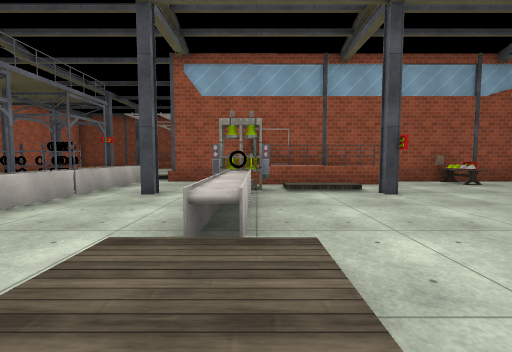
View 1 (above)

15 first-person views from a walk through a 3-D level made in the Unity game engine. The camera is 1.3 m above the floor, tilts 4° down and sees 90° across. The floor is counted in squares, 2 m on a side. Each view is taken from the middle of a square. On the plan, view 1 faces up. The plan holds only what a view shows up to about 9 squares ahead; the rest is blank. The player character is not drawn. Some animated figures are left out. Door leaves are left out, so doorways stand open. Surface patterns are stand-ins for the level's own textures.

View 2
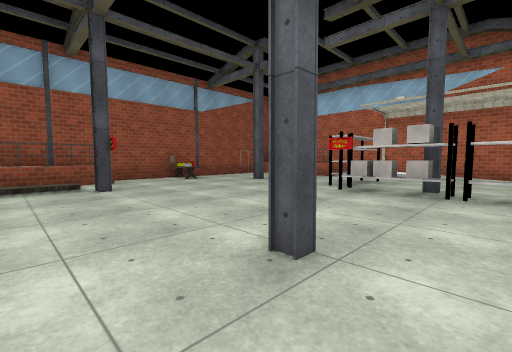

View 3
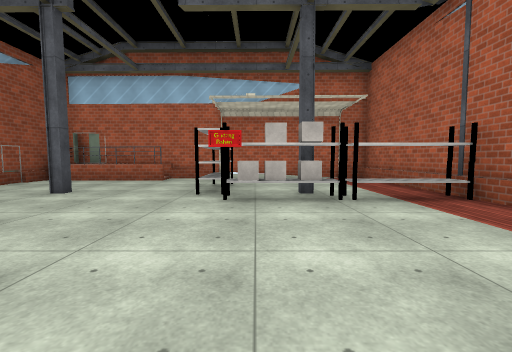

View 4
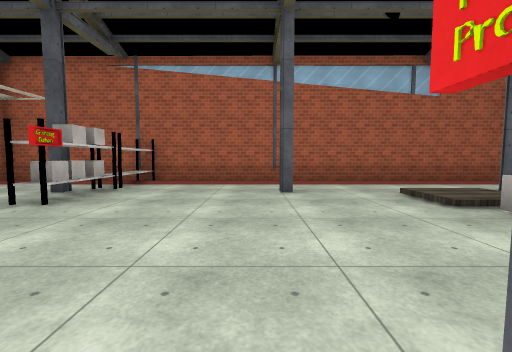

View 5
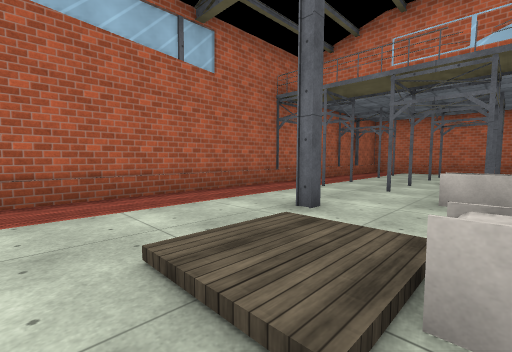

View 6
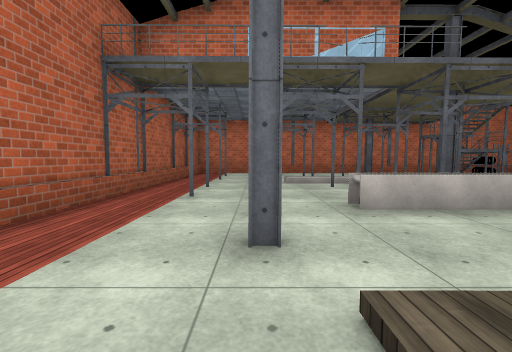

View 7
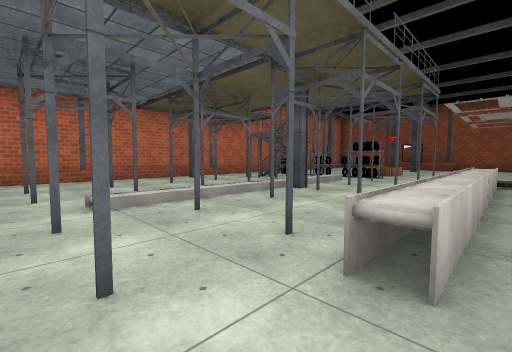

View 8
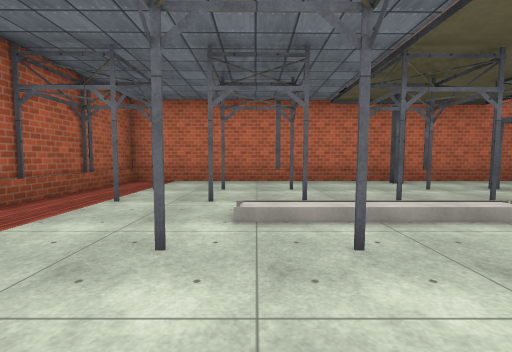

View 9
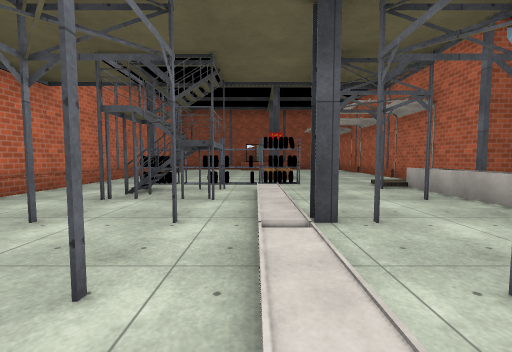

View 10
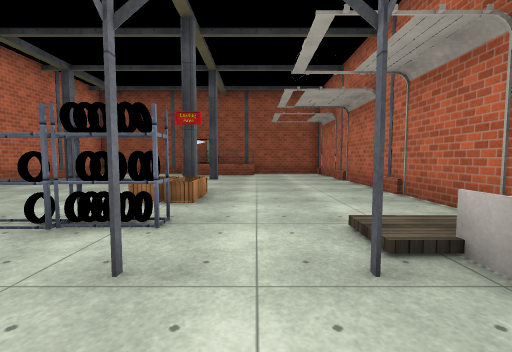

View 11
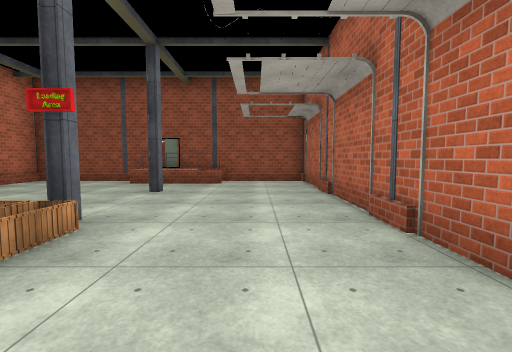

View 12
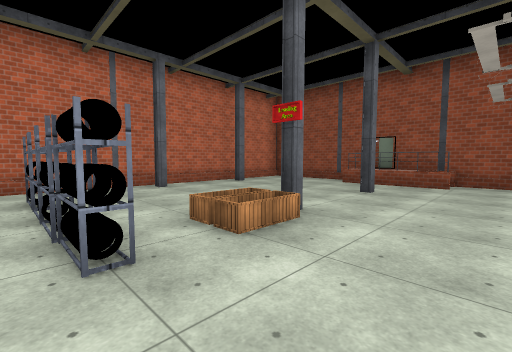

View 13
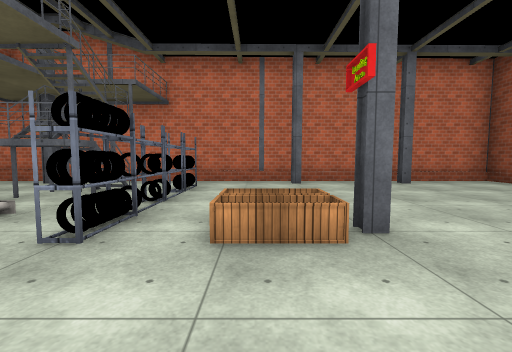

View 14
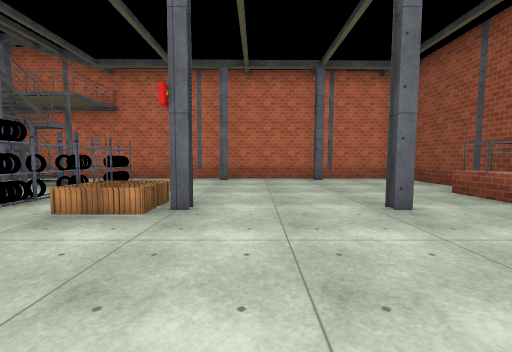

View 15
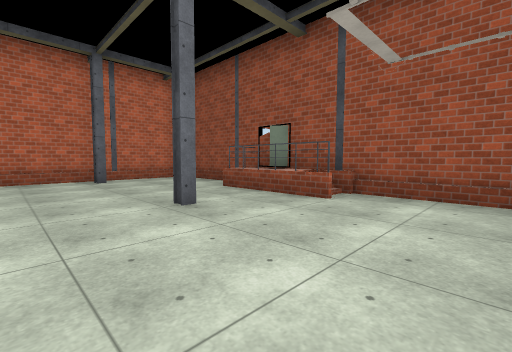

### Floor plan
Key: @ floor where view 1 was taken; # wall or solid block; . main floor; : floor 0.25 m higher than the main floor; + floor 1 m higher than the main floor; / step, stairs or slope; D open door; = window, fence, low wall or low ledge; O other object.
Columns run from 12 left of view 1 to 11 right of it. Each row starts with its distance up from view 1.
 17 ####DD#####
 16 #...DD##..O
 15 #.........#
 14 #.....#...#
 13 #.........O
 12 #.........#
 11 #.....#...#
 10 #....OO...#
  9 #.........O
  8 #.OOOOO./:#
  7 #..=###.O.## D###O#####
  6 #..##/#.O........O....+#
  5 #..##//.O.#O .#....#../#
  4 #..../..O...O........=/=
  3 #..##//.O...O..........=
  2 #..##//.O...O......OO. =
  1 #..../...../:.....O... #
  0 #..##.....#.@.#...O....#
 -1 #..##.............O....#
 -2 #.................O....=
 -3 #######################

Positions as (right, up) in squares from view 1, and headings:
1: (0, 0), facing up
2: (1, -1), facing up-right
3: (2, 1), facing right
4: (3, 5), facing down
5: (1, 2), facing down-left
6: (0, 0), facing left
7: (-3, 0), facing up-left
8: (-4, 1), facing left
9: (-7, 2), facing up
10: (-5, 6), facing up
11: (-4, 8), facing up
12: (-4, 8), facing up-left
13: (-4, 10), facing left
14: (-3, 12), facing left
15: (-3, 12), facing up-left
